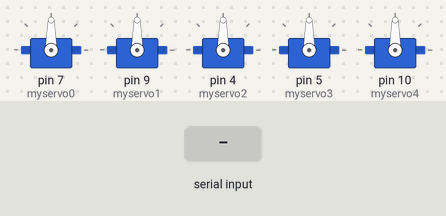
A sketch run on a simulated Arduino Uno, built with avr-gcc and run on an emulated ATmega328P. On the bench: 5 × servo. The test bench sets the inputs (shaded band).

Above: at 1.2 s.
1.3 s: "A" received over Serial
At 2.5 s:
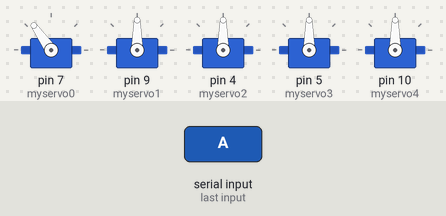
2.8 s: byte 71 (71) received over Serial
At 4.1 s:
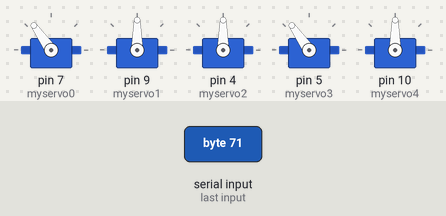
4.8 s: byte 72 (72) received over Serial
At 5.6 s:
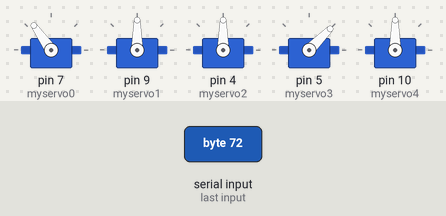
6.8 s: byte 73 (73) received over Serial
At 8.3 s:
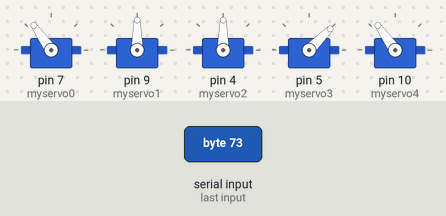
8.8 s: byte 74 (74) received over Serial
At 9.8 s:
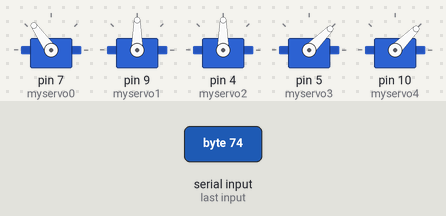
10.8 s: "B" received over Serial
At 12.6 s:
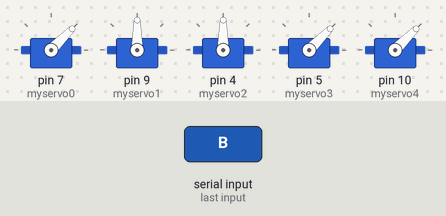
Timing chart, 0 to 13.8 s (numbered marks = the images above; inputs shaded):
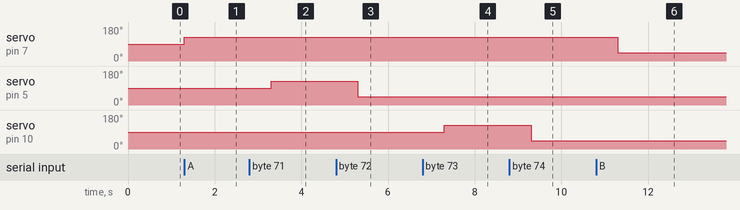

The sketch:

calibrar_mano_DEDO.ino
```cpp
#include <Servo.h>


byte dato;
Servo myservo0;
Servo myservo1;
Servo myservo2;
Servo myservo3;
Servo myservo4;

void setup() {
  Serial.begin(9600);
  myservo0.attach(7);
  myservo1.attach(9);
  myservo2.attach(4);
  myservo3.attach(5);
  myservo4.attach(10);
}

void loop() {
  if (Serial.available())
    //Guardamos en la variable dato el valor leido
    dato = Serial.read();
  //Comprobamos el dato
  switch (dato)
  { //Si recibimos una ...
    case 65: //A Pulgar ON
      {
        myservo0.write(125);
        delay(1000);
      }
      break;
    case 66: //B Pulgar OFF
      {
        myservo0.write(45);
        delay(1000);
      }
      break;
    case 67: //C Indice ON
      {
        myservo1.write(125);
        delay(1000);
      }
      break;
    case 68: //D Indice OFF
      {
        myservo1.write(45);
        delay(1000);
      }
      break;
    case 69: //E Corazón ON
      {
        myservo2.write(125);
        delay(1000);
      }
      break;
    case 70: //F Corazón OFF
      {
        myservo2.write(45);
        delay(1000);
      }
      break;
    case 71: //G Anular ON
      {
        myservo3.write(125);
        delay(1000);
      }
      break;
    case 72: //H Anular OFF
      {
        myservo3.write(45);
        delay(1000);
      }
      break;
    case 73: //I Anular ON
      {
        myservo4.write(125);
        delay(1000);
      }
      break;
    case 74: //J Anular OFF
      {
        myservo4.write(45);
        delay(1000);
      }
      break;
  }

}
```

Measured:
- after the input at 1.3 s, servo on pin 7 (myservo0): 90° → 125° at once
- after the input at 2.8 s, servo on pin 5 (myservo3): 90° → 125° after 0.50 s
- after the input at 4.8 s, servo on pin 5 (myservo3): 125° → 45° after 0.50 s
- after the input at 6.8 s, servo on pin 10 (myservo4): 90° → 125° after 0.50 s
- after the input at 8.8 s, servo on pin 10 (myservo4): 125° → 45° after 0.50 s
- after the input at 10.8 s, servo on pin 7 (myservo0): 125° → 45° after 0.50 s
